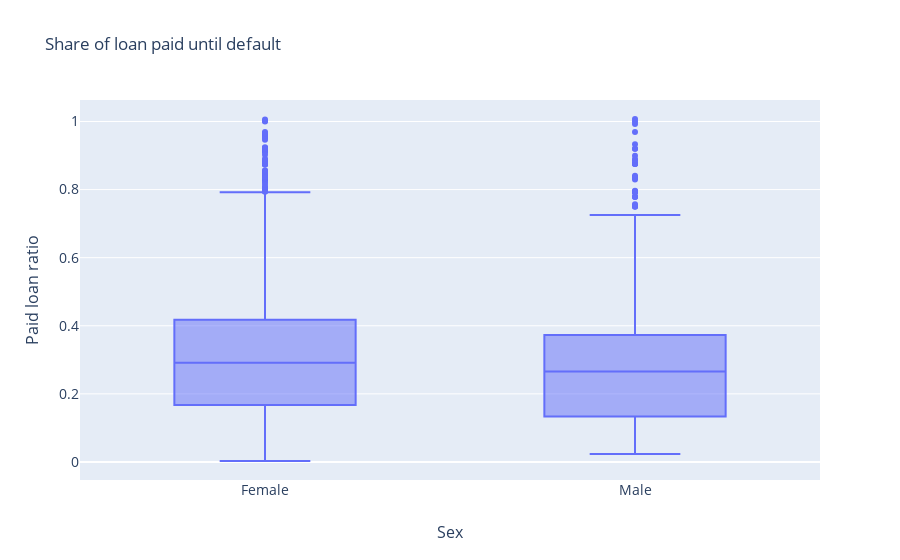

Notebook code for this chart:
### Code cell
fig = go.Figure([go.Box(x=df_grouped.sex, y=df_grouped.paid_ratio)])
fig.update_layout(
    title='Share of loan paid until default',
     xaxis=dict(
        title='Sex',
        titlefont_size=16,
        tickfont_size=14),
    yaxis=dict(
        title='Paid loan ratio',
        titlefont_size=16,
        tickfont_size=14))

### Figure 1 — Plotly figure (JSON) as saved in the notebook; plotly's stock layout.template omitted (floating-point values rounded to 4 significant figures; data arrays with more than 128 entries replaced by an {"elided": "..."} marker saying what was removed)
{"data": [{"type": "box", "x": {"elided": "4307 str values"}, "y": {"elided": "4307 float values"}}], "layout": {"title": {"text": "Share of loan paid until default"}, "xaxis": {"tickfont": {"size": 14}, "title": {"font": {"size": 16}, "text": "Sex"}}, "yaxis": {"tickfont": {"size": 14}, "title": {"font": {"size": 16}, "text": "Paid loan ratio"}}}}
